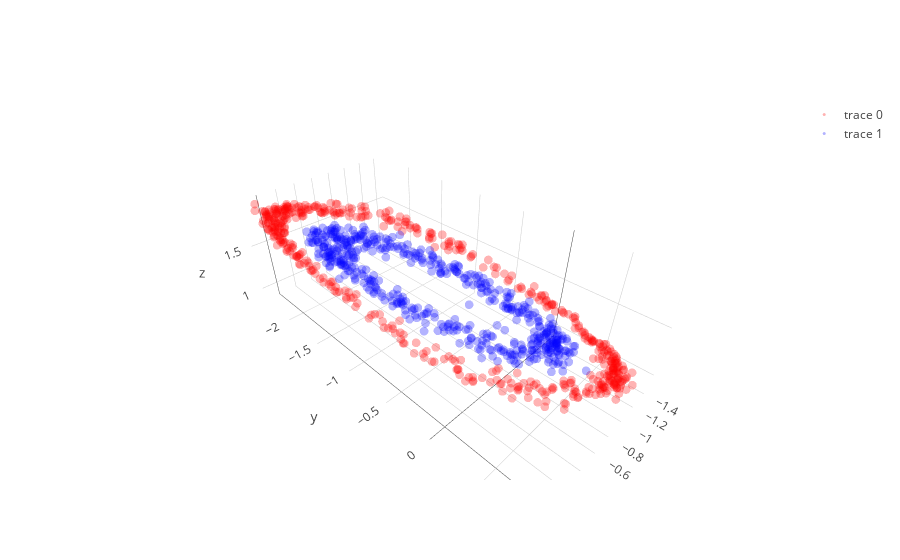
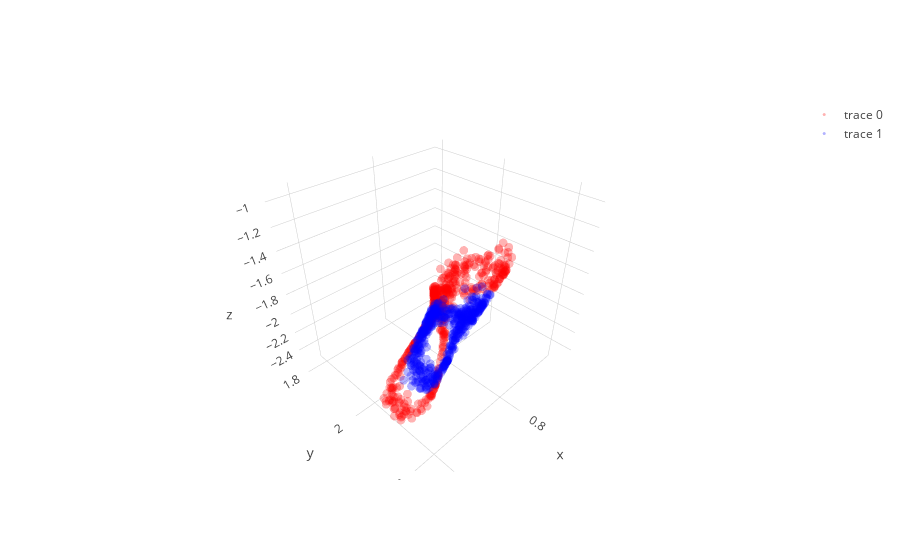
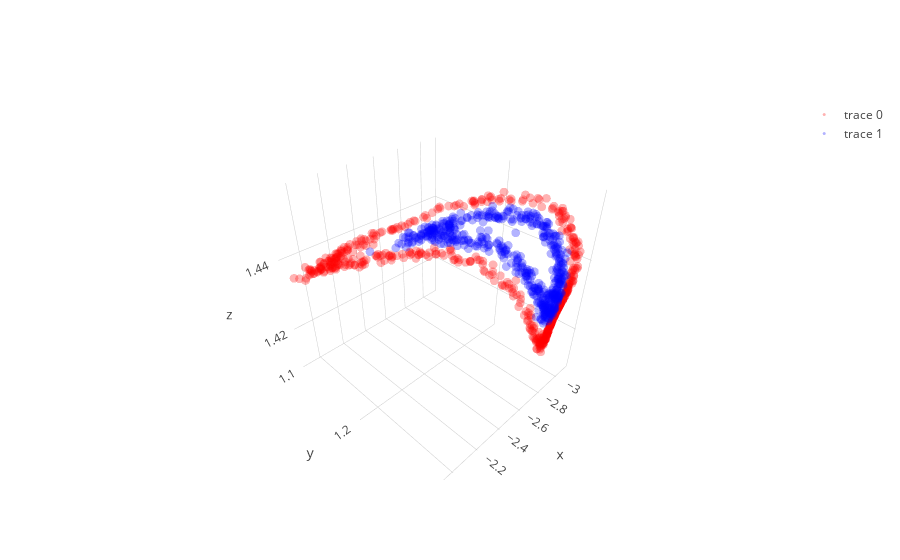

Notebook code for these charts, in order:
### Code cell
layer1,layer1_var = l1.feed_non(X)
layer2,layer2_var = l2.feed_non(layer1)
layer3,layer3_var = l3.feed_non(layer2)
layer4,layer4_var = l4.feed_linear(layer3)

show_3D(layer1)  
show_3D(layer2)    
show_3D(layer3)

### Figure 1 — Plotly figure (JSON) as saved in the notebook; plotly's stock layout.template omitted (floating-point values rounded to 4 significant figures; data arrays with more than 128 entries replaced by an {"elided": "..."} marker saying what was removed)
{"data": [{"line": {"color": "red", "width": 0.5}, "marker": {"opacity": 0.3, "size": 3}, "mode": "markers", "type": "scatter3d", "uid": "d7c90ea4-589b-4b1e-bcd3-114771985712", "x": {"elided": "500 float values"}, "y": {"elided": "500 float values"}, "z": {"elided": "500 float values"}}, {"line": {"color": "blue", "width": 0.5}, "marker": {"opacity": 0.3, "size": 3}, "mode": "markers", "type": "scatter3d", "uid": "c661a8c5-52a3-4d03-8e1e-b16aa9af646c", "x": {"elided": "500 float values"}, "y": {"elided": "500 float values"}, "z": {"elided": "500 float values"}}], "layout": {}}

### Figure 2 — Plotly figure (JSON) as saved in the notebook; plotly's stock layout.template omitted (floating-point values rounded to 4 significant figures; data arrays with more than 128 entries replaced by an {"elided": "..."} marker saying what was removed)
{"data": [{"line": {"color": "red", "width": 0.5}, "marker": {"opacity": 0.3, "size": 3}, "mode": "markers", "type": "scatter3d", "uid": "5c9eae89-f37e-46f2-81fa-f35935db541e", "x": {"elided": "500 float values"}, "y": {"elided": "500 float values"}, "z": {"elided": "500 float values"}}, {"line": {"color": "blue", "width": 0.5}, "marker": {"opacity": 0.3, "size": 3}, "mode": "markers", "type": "scatter3d", "uid": "26316b63-d178-4243-af5b-bcaae5c71666", "x": {"elided": "500 float values"}, "y": {"elided": "500 float values"}, "z": {"elided": "500 float values"}}], "layout": {}}

### Figure 3 — Plotly figure (JSON) as saved in the notebook; plotly's stock layout.template omitted (floating-point values rounded to 4 significant figures; data arrays with more than 128 entries replaced by an {"elided": "..."} marker saying what was removed)
{"data": [{"line": {"color": "red", "width": 0.5}, "marker": {"opacity": 0.3, "size": 3}, "mode": "markers", "type": "scatter3d", "uid": "f292bbcf-a4e7-4608-b83f-a25e5730991b", "x": {"elided": "500 float values"}, "y": {"elided": "500 float values"}, "z": {"elided": "500 float values"}}, {"line": {"color": "blue", "width": 0.5}, "marker": {"opacity": 0.3, "size": 3}, "mode": "markers", "type": "scatter3d", "uid": "e8987e1e-debf-4d75-8c20-a4cb362b9372", "x": {"elided": "500 float values"}, "y": {"elided": "500 float values"}, "z": {"elided": "500 float values"}}], "layout": {}}
